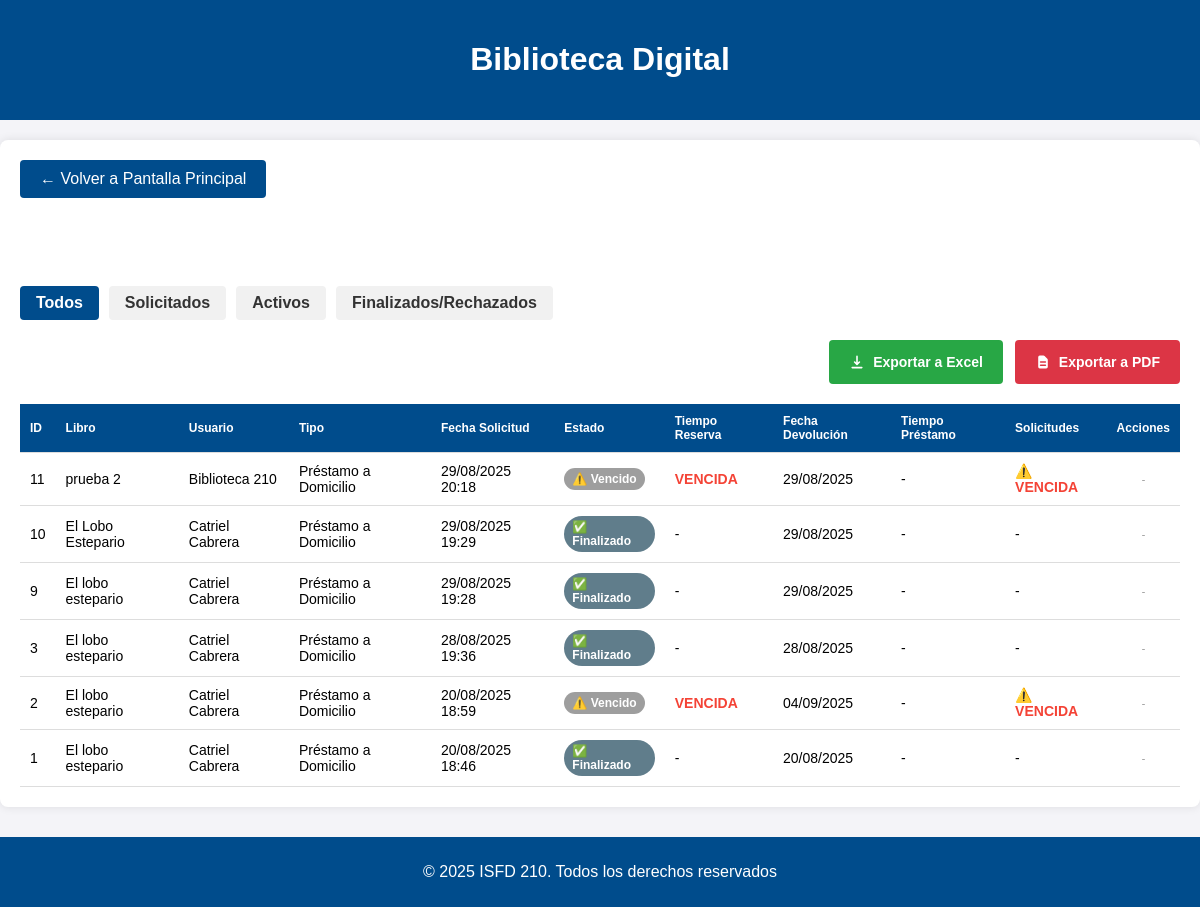
/libros/gestionar-prestamos/ (signed in), run on the app's committed database.
### libros/models.py (models this page shows, shortened)
class Prestamo(models.Model):
    ESTADO_CHOICES = (
        ('solicitado', 'Reserva Solicitada'),
        ('aprobado_reserva', 'Reserva Aprobada'),
        ('aprobado', 'Préstamo Activo'),
        ('rechazado', 'Reserva Rechazada'),
        ('finalizado', 'Finalizado'),
        ('vencido', 'Vencido'),
    )
    TIPO_CHOICES = (
        ('domicilio', 'Préstamo a Domicilio'),
        ('aula', 'Préstamo en Aula'),
    )
    TIPO_USUARIO_CHOICES = (
        ('alumno', 'Alumno'),
        ('profesor', 'Profesor'),
    )
    id_prestamo = models.AutoField(primary_key=True)
    usuario = models.ForeignKey(Usuario, on_delete=models.CASCADE, related_name='prestamos_usuario', null=True, blank=True)
    nombre_usuario = models.CharField(max_length=255)
    email_usuario = models.EmailField()
    libro = models.ForeignKey(Libro, on_delete=models.CASCADE, related_name='prestamos')
    fecha_solicitud = models.DateTimeField(auto_now_add=True)
    fecha_aprobacion = models.DateTimeField(null=True, blank=True)
    fecha_devolucion_programada = models.DateTimeField(null=True, blank=True)
    fecha_devolucion_real = models.DateTimeField(null=True, blank=True)
    fecha_limite_reserva = models.DateTimeField(null=True, blank=True)
    estado = models.CharField(max_length=20, choices=ESTADO_CHOICES, default='solicitado')
    tipo_prestamo = models.CharField(max_length=10, choices=TIPO_CHOICES, default='domicilio')
    tipo_usuario = models.CharField(max_length=10, choices=TIPO_USUARIO_CHOICES, default='alumno')
    motivo_rechazo = models.TextField(blank=True, null=True)
    observaciones = models.TextField(blank=True, null=True)
    fecha_retiro_real = models.DateTimeField(null=True, blank=True)
    extension_solicitada = models.BooleanField(default=False)
    fecha_extension = models.DateTimeField(null=True, blank=True)
    motivo_extension = models.TextField(blank=True, null=True)

class Inventario(models.Model):
    id_inventario = models.AutoField(primary_key=True)
    estado = models.CharField(max_length=255, null=True, default="Disponible")
    motivo_baja = models.CharField(max_length=255, null=True)
    descripcion = models.TextField(null=True)
    num_ejemplar = models.IntegerField(null=True)
    imagen_rota_nombre = models.CharField(max_length=255, null=True, blank=True)
    imagen_rota_contenido = models.BinaryField(null=True, blank=True)
    imagen_rota_tipo = models.CharField(max_length=50, null=True, blank=True)

class Libro(Inventario):
    id_libro = models.AutoField(primary_key=True)
    titulo = models.CharField(max_length=255)
    autor = models.CharField(max_length=255)
    editorial = models.CharField(max_length=255)
    clasificacion_cdu = models.CharField(max_length=255, null=False, default='Sin clasificar')
    siglas_autor_titulo = models.CharField(max_length=255, null=False, default='ABC')
    num_inventario = models.IntegerField(null=False, default=1)
    resumen = models.TextField()
    etiqueta_palabra_clave = models.TextField(default='Roma,Historia,Clasica')
    sede = models.TextField(default='La Plata')
    disponibilidad = models.CharField(max_length=255, null=True, default="Disponible")
    observaciones = models.TextField(default='Esta es una observación')
    img = models.URLField(blank=True, null=True)

### libros/views.py (the view)
# urls.py: path('gestionar-prestamos/', views.gestionar_prestamos, name='gestionar_prestamos'),
@user_passes_test(es_bibliotecaria)
def gestionar_prestamos(request):
    verificar_vencimientos_tiempo_real()
    filtro = request.GET.get('filtro', 'todos')
    if filtro == 'solicitados':
        prestamos = Prestamo.objects.filter(estado='solicitado').order_by('-fecha_solicitud')
    elif filtro == 'activos':
        prestamos = Prestamo.objects.filter(estado='aprobado').order_by('-fecha_aprobacion')
    elif filtro == 'finalizados':
        prestamos = Prestamo.objects.filter(estado__in=['finalizado', 'rechazado', 'vencido']).order_by('-fecha_solicitud')
    else:
        prestamos = Prestamo.objects.all().order_by('-fecha_solicitud')
    return render(request, 'libros/gestionar_prestamos.html', {
        'prestamos': prestamos,
        'filtro': filtro
    })

### libros/views.py (called while the page is built)
def verificar_vencimientos_tiempo_real():
    ahora = timezone.now()
    hace_2_horas = ahora - datetime.timedelta(hours=2)
    prestamos_candidatos = Prestamo.objects.filter(
        estado='aprobado',
        fecha_devolucion_programada__gte=hace_2_horas,
        fecha_devolucion_programada__lt=ahora
    )
    if prestamos_candidatos.exists():
        print(f"[TIEMPO_REAL] Verificando {prestamos_candidatos.count()} préstamos candidatos a vencimiento")
        verificar_prestamos_vencidos()
    else:
        print(f"[TIEMPO_REAL] No hay préstamos candidatos a vencimiento en las últimas 2 horas")

def es_bibliotecaria(user):
    return user.is_authenticated and user.perfil == 'bibliotecaria'

### libros/templates/libros/gestionar_prestamos.html (shortened to what this page needs)
<!DOCTYPE html>
<html lang="es">
<head>
    {% load static %}
</head>
<body>
    <header>
        <h1>Biblioteca Digital</h1>
    </header>
    <div class="container">
        <a href="{% url 'pantalla_principal' %}" class="btn-volver">← Volver a Pantalla Principal</a>
        <h2>Gestión de Préstamos</h2>
        <div class="filters">
            <a href="{% url 'gestionar_prestamos' %}?filtro=todos" class="filter-btn {% if filtro == 'todos' %}active{% endif %}">Todos</a>
            <a href="{% url 'gestionar_prestamos' %}?filtro=solicitados" class="filter-btn {% if filtro == 'solicitados' %}active{% endif %}">Solicitados</a>
            <a href="{% url 'gestionar_prestamos' %}?filtro=activos" class="filter-btn {% if filtro == 'activos' %}active{% endif %}">Activos</a>
            <a href="{% url 'gestionar_prestamos' %}?filtro=finalizados" class="filter-btn {% if filtro == 'finalizados' %}active{% endif %}">Finalizados/Rechazados</a>
        </div>
{% if prestamos %}
<div class="export-container">
    <button id="exportBtn" class="btn-export" onclick="exportarAExcel()">
        Exportar a Excel
    </button>
    <button id="exportPdfBtn" class="btn-pdf" onclick="exportarAPDF()">
        <svg class="pdf-icon" fill="currentColor" viewBox="0 0 20 20">
            <path fill-rule="evenodd" d="M4 4a2 2 0 012-2h4.586A2 2 0 0112 2.586L15.414 6A2 2 0 0116 7.414V16a2 2 0 01-2 2H6a2 2 0 01-2-2V4zm2 6a1 1 0 011-1h6a1 1 0 110 2H7a1 1 0 01-1-1zm1 3a1 1 0 100 2h6a1 1 0 100-2H7z" clip-rule="evenodd"></path>
        </svg>
        Exportar a PDF
    </button>
</div>
{% endif %}
        {% if prestamos %}
        <table>
            <thead>
                <tr>
                    <th>ID</th>
                    <th>Libro</th>
                    <th>Usuario</th>
                    <th>Tipo</th>
                    <th>Fecha Solicitud</th>
                    <th>Estado</th>
                    <th>Tiempo Reserva</th>
                    <th>Fecha Devolución</th>
                    <th>Tiempo Préstamo</th>
                    <th>Solicitudes</th>
                    <th>Acciones</th>
                </tr>
            </thead>
            <tbody>
                {% for prestamo in prestamos %}
                <tr>
                    <td>{{ prestamo.id_prestamo }}</td>
                    <td>{{ prestamo.libro.titulo }}</td>
                    <td>{{ prestamo.nombre_usuario }}</td>
                    <td>{{ prestamo.get_tipo_prestamo_display }}</td>
                    <td>{{ prestamo.fecha_solicitud|date:"d/m/Y H:i" }}</td>
                    <td>
                        <span class="status-badge status-{{ prestamo.estado }}">
                            {% if prestamo.estado == 'solicitado' %}
                                🔄 Solicitado
                            {% elif prestamo.estado == 'aprobado_reserva' %}
                                📋 Reserva Aprobada
                            {% elif prestamo.estado == 'aprobado' %}
                                📚 Préstamo Activo
                            {% elif prestamo.estado == 'vencido' %}
                                ⚠️ Vencido
                            {% elif prestamo.estado == 'finalizado' %}
                                ✅ Finalizado
                            {% elif prestamo.estado == 'rechazado' %}
                                ❌ Rechazado
                            {% else %}
                                {{ prestamo.get_estado_display }}
                            {% endif %}
                        </span>
                    </td>
                    <td>
                        {% if prestamo.estado == 'solicitado' and prestamo.fecha_limite_reserva %}
                            <div class="timer-container">
                                <span class="timer" id="timer-reserva-{{ prestamo.id_prestamo }}"
                                      data-end="{{ prestamo.fecha_limite_reserva|date:'Y-m-d H:i:s' }}">
                                    Calculando...
                                </span>
                            </div>
                        {% elif prestamo.estado == 'vencido' %}
                            <span class="vencido">VENCIDA</span>
                        {% else %}
                            -
                        {% endif %}
                    </td>
                    <td>
                        {% if prestamo.fecha_devolucion_programada %}
                            {{ prestamo.fecha_devolucion_programada|date:"d/m/Y" }}
                        {% else %}
                            -
                        {% endif %}
                    </td>
                    <td>
                        {% if prestamo.estado == 'aprobado' and prestamo.fecha_devolucion_programada %}
                            <div class="timer-container">
                                <span class="timer" id="timer-prestamo-{{ prestamo.id_prestamo }}"
                                      data-end="{{ prestamo.fecha_devolucion_programada|date:'Y-m-d H:i:s' }}">
                                    Calculando...
                                </span>
                            </div>
                        {% else %}
                            -
                        {% endif %}
                    </td>
                    <td>
                {% if prestamo.estado == 'solicitado' %}
                    <div class="estado-pendiente">
                        <span class="estado-texto">⏳ Pendiente aprobación</span>
                    </div>
                {% elif prestamo.estado == 'vencido' %}
                    <span class="vencido">⚠️ VENCIDA</span>
                {% elif prestamo.estado == 'aprobado' %}
                    <span style="color: #2E7D32; font-weight: bold;">📚 Libro retirado</span>
                {% else %}
                    -
                {% endif %}
            </td>
                    <td>
            <div class="acciones-container">
                {% if prestamo.estado == 'solicitado' %}
                    <a href="{% url 'aprobar_solicitud_prestamo' prestamo.id_prestamo %}"
                    class="btn-accion btn-aprobar"
                    onclick="return confirm('¿Aprobar la reserva para {{ prestamo.nombre_usuario }}?')">
                    ✓ Aprobar Reserva
                    </a>
                    <a href="{% url 'cancelar_reserva_usuario' prestamo.id_prestamo %}"
                    class="btn-accion btn-cancelar"
                    onclick="return confirm('¿Cancelar esta solicitud?')">
                    ❌ Cancelar Solicitud
                    </a>
                {% elif prestamo.estado == 'aprobado' %}
                    <a href="{% url 'finalizar_prestamo' prestamo.id_prestamo %}"
                    class="btn-accion btn-aprobar"
                    onclick="return confirm('¿Confirmar devolución?')">
                    ✅ Devuelto
                    </a>
                {% elif prestamo.estado == 'rechazado' %}
                    <span style="color: #999; font-style: italic; font-size: 11px;">Sin acciones</span>
                {% else %}
                    <span style="color: #999; font-style: italic; font-size: 11px;">-</span>
                {% endif %}
            </div>
        </td>
                </tr>
                {% endfor %}
            </tbody>
        </table>
        {% else %}
        <p class="empty-message">No hay préstamos que coincidan con el filtro seleccionado.</p>
        {% endif %}
    </div>
    <footer>
        <p>© 2025 ISFD 210. Todos los derechos reservados</p>
    </footer>
</body>
</html>

### libros/templates/libros/gestionar_prestamos.html (style rules this page uses)
body { font-family: 'Calibri', 'Arial', sans-serif; background-color: #f4f4f8; margin: 0; padding: 0; }
header { background-color: #004c8c; color: white; text-align: center; padding: 20px; }
.container { max-width: 1400px; margin: 20px auto; background-color: white; padding: 20px; border-radius: 8px; box-shadow: 0 0 10px rgba(0, 0, 0, 0.1); }
h1, h2 { color: #fff; }
.filters { display: flex; gap: 10px; margin-bottom: 20px; }
.filter-btn { padding: 8px 16px; background-color: #f1f1f1; border: none; border-radius: 4px; cursor: pointer; font-weight: bold; text-decoration: none; color: #333; }
.filter-btn.active { background-color: #004c8c; color: white; }
table { width: 100%; border-collapse: collapse; margin-top: 20px; font-size: 14px; }
th, td { padding: 10px; text-align: left; border-bottom: 1px solid #ddd; }
th { background-color: #004c8c; color: white; font-size: 12px; }
.btn-volver { display: inline-block; padding: 10px 20px; background-color: #004c8c; color: white; text-decoration: none; border-radius: 4px; margin-bottom: 20px; }
.status-badge { display: inline-block; padding: 4px 8px; border-radius: 20px; font-size: 12px; font-weight: bold; color: white; }
.status-finalizado { background-color: #607d8b; }
.status-vencido { background-color: #9e9e9e; }
.vencido { color: #f44336; font-weight: bold; animation: blink 2s infinite; }
footer { background-color: #004c8c; color: white; text-align: center; padding: 10px 0; font-size: 1rem; margin-top: 30px; }
.export-container { display: flex; justify-content: flex-end; align-items: center; margin-bottom: 15px; gap: 12px; }
.btn-export, .btn-pdf { display: inline-flex; align-items: center; gap: 8px; padding: 10px 20px; border-radius: 4px; font-weight: bold; border: none; cursor: pointer; font-size: 14px; transition: all 0.2s ease; text-decoration: none; height: 44px; box-sizing: border-box; }
.btn-export { background-color: #28a745; color: white; }
.btn-pdf { background-color: #dc3545; color: white; }
.export-icon, .pdf-icon { width: 16px; height: 16px; flex-shrink: 0; }
.btn-pdf { display: inline-flex; align-items: center; gap: 8px; padding: 10px 20px; background-color: #dc3545; color: white; text-decoration: none; border-radius: 4px; font-weight: bold; border: none; cursor: pointer; font-size: 14px; transition: background-color 0.2s; }
.pdf-icon { width: 16px; height: 16px; }
.acciones-container { display: flex; gap: 4px; justify-content: center; flex-wrap: wrap; }

### data on the page
Prestamo: id_prestamo "11", libro.titulo "prueba 2", nombre_usuario "Biblioteca 210", tipo_prestamo "Préstamo a Domicilio", fecha_solicitud "29/08/2025 20:18", estado "⚠️ Vencido", fecha_devolucion_programada "29/08/2025"
Prestamo: id_prestamo "10", libro.titulo "El Lobo Estepario", nombre_usuario "Catriel Cabrera", tipo_prestamo "Préstamo a Domicilio", fecha_solicitud "29/08/2025 19:29", estado "✅ Finalizado", fecha_devolucion_programada "29/08/2025"
Prestamo: id_prestamo "9", libro.titulo "El lobo estepario", nombre_usuario "Catriel Cabrera", tipo_prestamo "Préstamo a Domicilio", fecha_solicitud "29/08/2025 19:28", estado "✅ Finalizado", fecha_devolucion_programada "29/08/2025"
Prestamo: id_prestamo "3", libro.titulo "El lobo estepario", nombre_usuario "Catriel Cabrera", tipo_prestamo "Préstamo a Domicilio", fecha_solicitud "28/08/2025 19:36", estado "✅ Finalizado", fecha_devolucion_programada "28/08/2025"
Prestamo: id_prestamo "2", libro.titulo "El lobo estepario", nombre_usuario "Catriel Cabrera", tipo_prestamo "Préstamo a Domicilio", fecha_solicitud "20/08/2025 18:59", estado "⚠️ Vencido", fecha_devolucion_programada "04/09/2025"
Prestamo: id_prestamo "1", libro.titulo "El lobo estepario", nombre_usuario "Catriel Cabrera", tipo_prestamo "Préstamo a Domicilio", fecha_solicitud "20/08/2025 18:46", estado "✅ Finalizado", fecha_devolucion_programada "20/08/2025"
